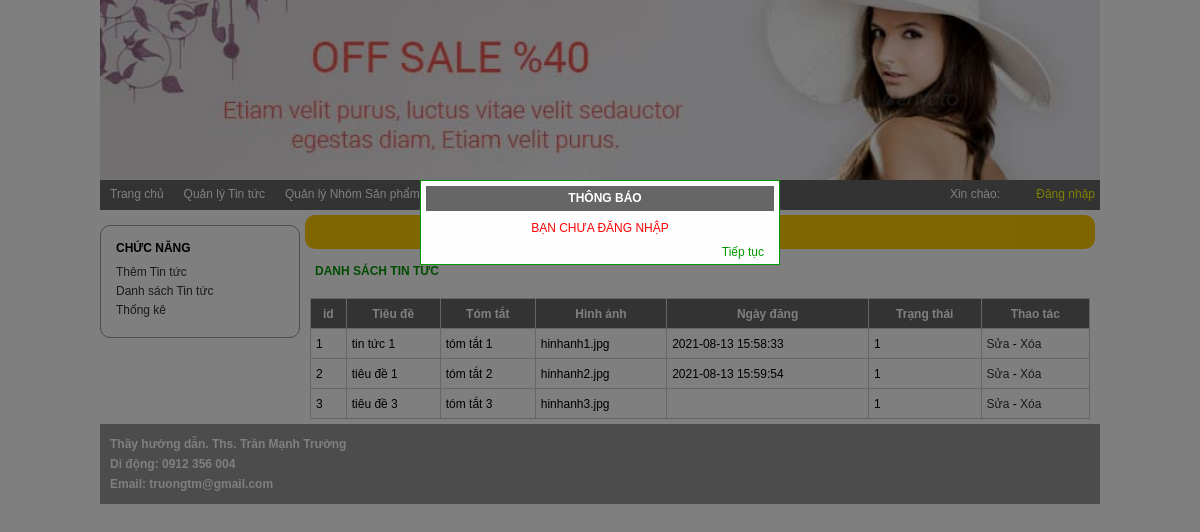
Screenshot of /index_admin.php?module=tintuc with the database file from the repository.
### tables this page shows
CREATE TABLE `tbtintuc` (
  `id` int(11) NOT NULL,
  `tieude` varchar(255) NOT NULL,
  `tomtat` text,
  `noidung` text,
  `hinhanh` varchar(255) DEFAULT NULL,
  `ngaytao` datetime DEFAULT CURRENT_TIMESTAMP,
  `trangthai` tinyint(1) NOT NULL DEFAULT '1'
);

### Models/clsDatabase.php (called while the page is built, shortened)
<?php
class clsDatabase
{
	public $conn = NULL;
	function clsDatabase()
	{
		try
		{
			$this->conn = new PDO("mysql:host=localhost;dbname=shop","root","");
			$this->conn->exec("SET NAMES UTF8");
		}
		catch(PDOException $ex)
		{
			echo "<h3>" . $ex->getMessage() . "</h3>";
			die("<h3> LỖI KẾT NỐI CSDL </h3>");
		}
	}
	function ThucthiSQL($sql, $data=NULL)
	{
		$this->pdo_stm = $this->conn->prepare($sql);
		$ketqua=false;
		if($data!=NULL)
			$ketqua = $this->pdo_stm->execute($data);
		else
			$ketqua = $this->pdo_stm->execute();
		return $ketqua;
	}
}
?>

### Models/clsTintuc.php (called while the page is built, shortened)
<?php
require_once("clsDatabase.php");
class clsTintuc
{
	public $db;
	function clsTintuc()
	{
		$this->db = new clsDatabase();
	}
	function LayDanhSachTintuc()
	{
		$sql = "SELECT * FROM tbTintuc";
		$ketqua = $this->db->ThucthiSQL($sql);
		if($ketqua==TRUE)
			$this->data = $this->db->pdo_stm->fetchAll();
		return $ketqua;
	}
}
?>

### Views/vDanhSachTintuc.php (the view)
 	<div id="content_left">
     	<div class="left1">
         	<h3>CHỨC NĂNG</h3>
             <p><a href="?module=<?=$module?>&act=them">Thêm Tin tức</a></p>
             <p><a href="?module=<?=$module?>">Danh sách Tin tức</a></p>
             <p><a href="?module=<?=$module?>">Thống kê</a></p>
         </div>
     </div>
     <div id="content_right">
     	<h1> QUẢN LÝ TIN TỨC</h1>
         <h2> DANH SÁCH TIN TỨC</h2>
         <div id="right_detail">
         <table width="100%" border="1" class="Content_Table" cellpadding="0" cellspacing="0">
         	<tr>
             	<td> id </td>
                 <td> Tiêu đề </td>
                 <td> Tóm tắt </td>
                 <td> Hình ảnh </td>
                 <td> Ngày đăng </td>
                 <td> Trạng thái </td>
                 <td> Thao tác </td>
             </tr>
             <?php
	$rows = $tintuc->data;
	foreach($rows as $row)
	{
	?>
             <tr>
             	<td> <?=$row["id"]?> </td>
                 <td> <?=$row["tieude"]?> </td>
                 <td> <?=$row["tomtat"]?> </td>
                 <td> <?=$row["hinhanh"]?></td>
                 <td> <?=$row["ngaytao"]?></td>
                 <td> <?=$row["trangthai"]?></td>
                 <td> <a href="?module=<?=$module?>&act=sua&id=<?=$row["id"]?>"> Sửa </a>
     				- <a href="?module=<?=$module?>&act=xoa&id=<?=$row["id"]?>"
                     		onClick="return confirm('Chắc chắn xóa?');"> Xóa </a> </td>
             </tr>
             <?php
	}
	?>
         </table>
</div>
     </div>

### css_Admin/Style.css (style rules this page uses)
* { margin:0px; padding:0px; box-sizing:border-box; font-family:Tahoma, Geneva, sans-serif; font-size:12px }
#content_left { width:200px; float:left }
#content_right { width:800px; float:left }
#content_right > h1 { color; text-align:center; padding:10px; margin:5px; background:#FC0; color:#333; border-radius:10px }
#content_right > h2 { color:#090; padding:10px; margin:5px; }
.left1 { width:200px; border:1px #999999 solid; border-radius:10px; margin:15px 0px; padding:15px; }
.left1 h3 { margin-bottom:10px }
.left1 p { margin:5px 0px }
.left1 a { text-decoration:none; color:#333 }

### css_Admin/ContentRight.css (style rules this page uses)
#right_detail { width:800px; height:auto; margin:0px; overflow:auto; padding:0px 10px }
.Content_Table { margin:5px auto; border:1px #CCCCCC solid; border-collapse:collapse; }
.Content_Table tr { height:30px }
.Content_Table tr:first-child { background:#666; color:white; font-weight:bold; text-align:center }
.Content_Table td { padding:5px }
.Content_Table a { color:#333; text-decoration:none }

### rows the page displays
tbtintuc: id "1", tieude "tin tức 1", tomtat "tóm tắt 1", hinhanh "hinhanh1.jpg", ngaytao "2021-08-13 15:58:33", trangthai "1"
tbtintuc: id "2", tieude "tiêu đề 1", tomtat "tóm tắt 2", hinhanh "hinhanh2.jpg", ngaytao "2021-08-13 15:59:54", trangthai "1"
tbtintuc: id "3", tieude "tiêu đề 3", tomtat "tóm tắt 3", hinhanh "hinhanh3.jpg", trangthai "1"

### other values shown
$thongbao "BẠN CHƯA ĐĂNG NHẬP"
